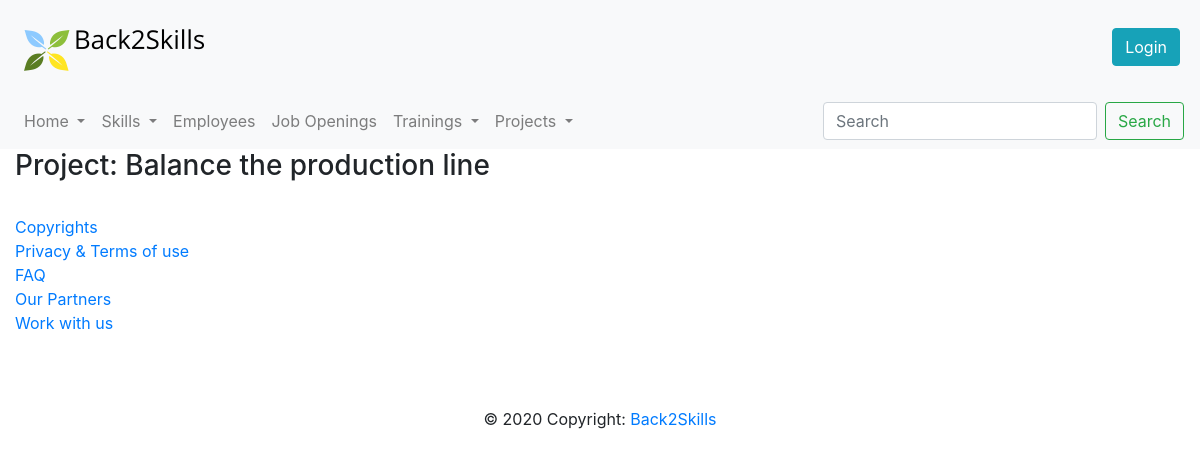
/project/1, run on an earlier commit of the app's database.
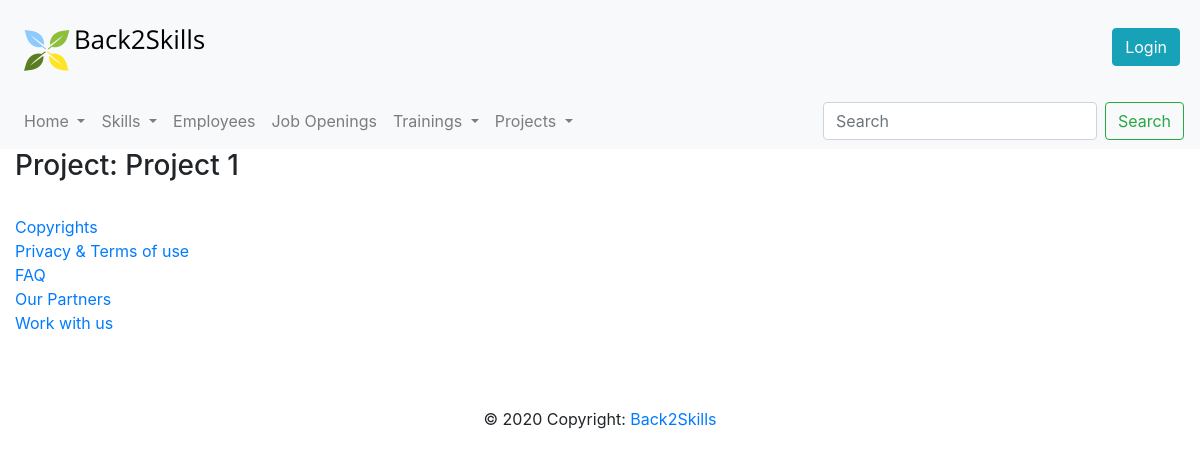
And on a later commit of the database.
### database.py (models this page shows)
class Project(db.Model):
    __tablename__ = 'project'
    id = db.Column(db.Integer, primary_key=True)
    name = db.Column(db.String)
    description = db.Column(db.String)
    starting_date = db.Column(db.String)
    ending_date = db.Column(db.String)
    role_in_project = db.relationship("Role_in_project", secondary="project_role")
    supervisor = db.Column(db.Integer, db.ForeignKey('employee.id'))

### app.py (the view)
@app.route('/project/<int:id>')
def project(id):
    prj = get_project_by_id(id)
    return render_template('project.html', project=prj)

### database.py (called while the page is built)
def get_project_by_id(prj_id):
    return Project.query.filter(Project.id==prj_id).first()

### templates/project.html (shortened to what this page needs)
{% extends 'layout.html' %}
{% block pageContent %}
    {% if project is none %}
      <div class="alert alert-warning" role="alert"> No corresponding project found </div>
    {% else %}
        <h3>Project: {{ project.name }}</h3>
    {% endif %}
{% endblock %}

What changed in the data, as far as the page shows it:
changed Project: name "Balance the production line" → "Project 1"
